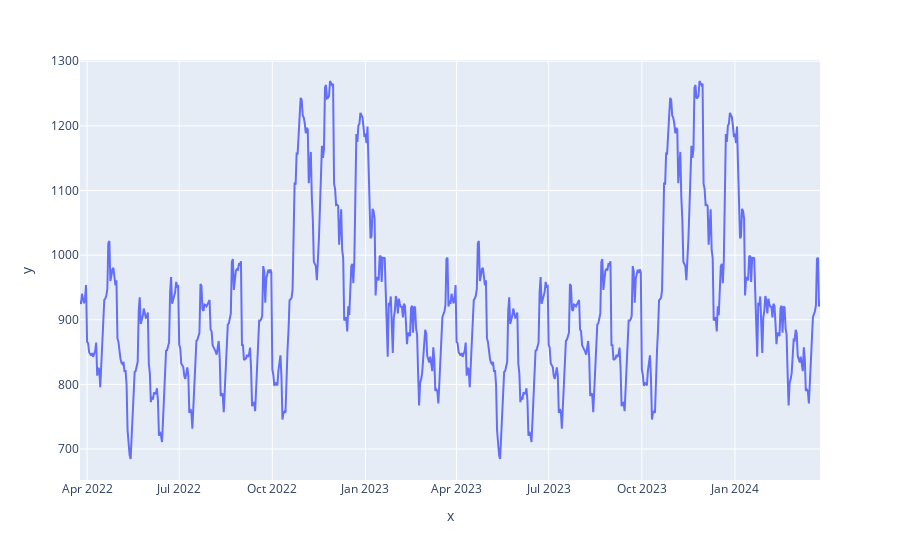

Notebook source saved alongside this figure:
### Code cell
px.line(x=date_period, y=new_df['Predicted'])

### Figure 1 — Plotly figure (JSON) as saved in the notebook; plotly's stock layout.template omitted (floating-point values rounded to 4 significant figures; data arrays with more than 128 entries replaced by an {"elided": "..."} marker saying what was removed)
{"data": [{"hovertemplate": "x=%{x}<br>y=%{y}<extra></extra>", "legendgroup": "", "line": {"color": "#636efa", "dash": "solid"}, "marker": {"symbol": "circle"}, "mode": "lines", "name": "", "orientation": "v", "showlegend": false, "type": "scatter", "x": {"elided": "732 str values"}, "xaxis": "x", "y": {"elided": "732 float values"}, "yaxis": "y"}], "layout": {"autosize": true, "legend": {"tracegroupgap": 0}, "margin": {"t": 60}, "xaxis": {"anchor": "y", "autorange": true, "domain": [0, 1], "range": ["2022-03-25", "2024-03-25"], "title": {"text": "x"}, "type": "date"}, "yaxis": {"anchor": "x", "autorange": true, "domain": [0, 1], "range": [652.1, 1302.0], "title": {"text": "y"}, "type": "linear"}}}
